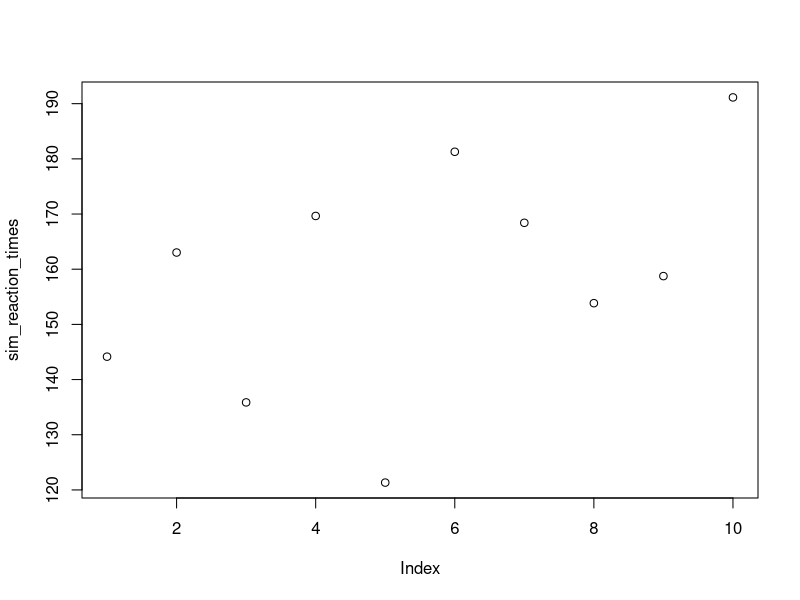
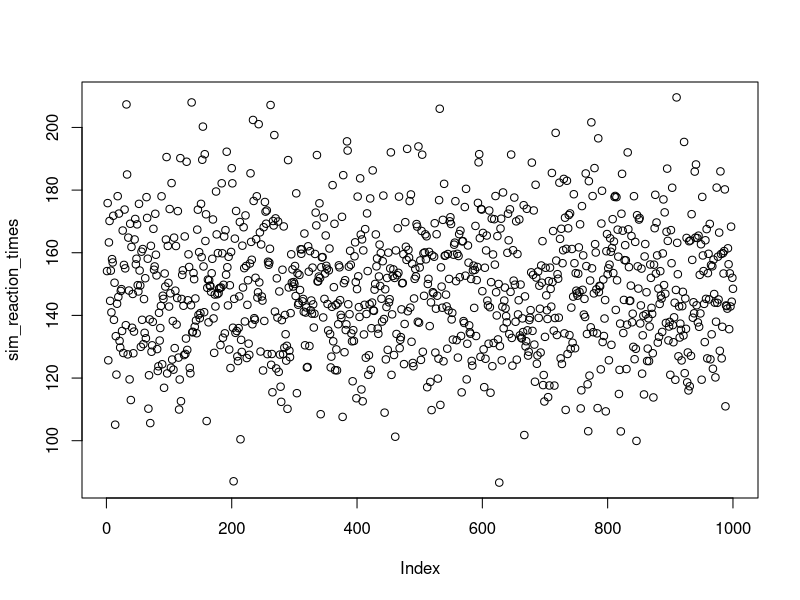
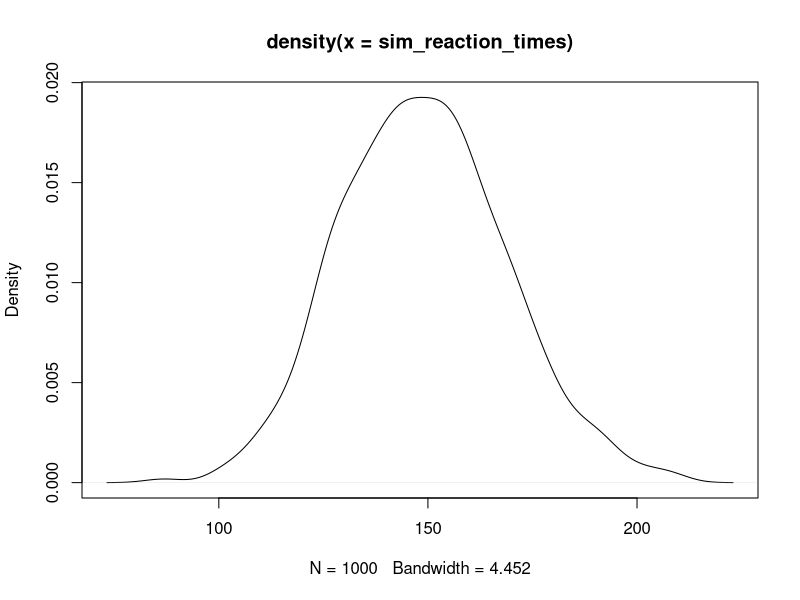
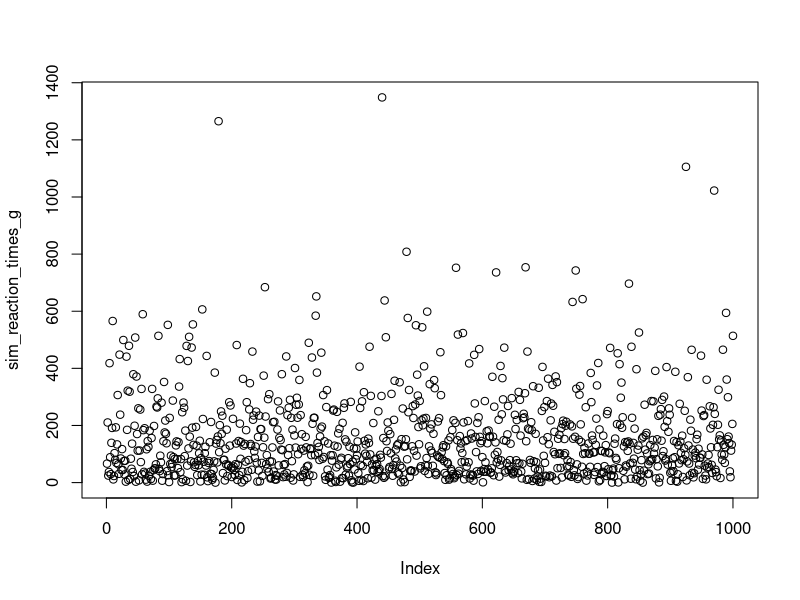
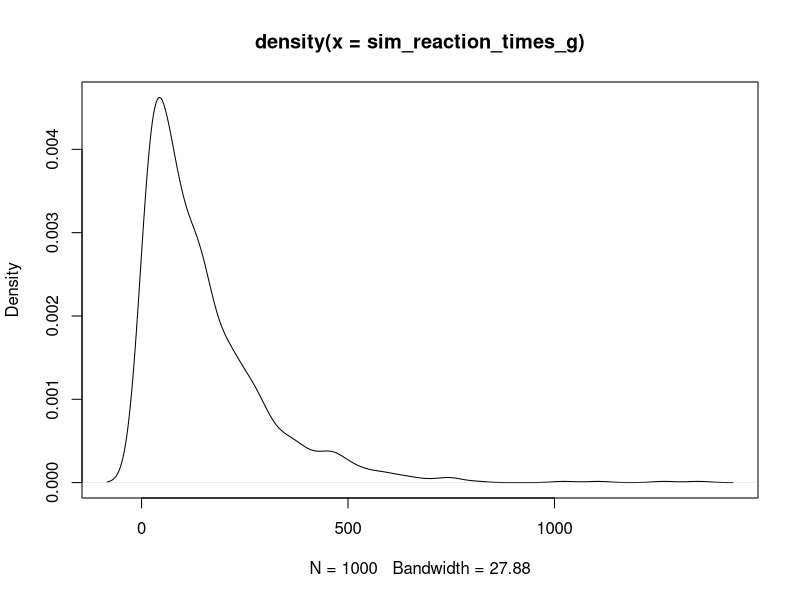

Write R code to recreate these figures, in order.
## ---- chunk 1
heights1 <- c(170,178,162,166,183,185) #a vector of heights in cms

(170 + 178 + 162 + 166 + 183 + 185) * (1 / 6) #calculating the mean explicitly

sum(heights1) * (1 / length(heights1)) #using sum() and length() functions

mean(heights1) #using the mean() function directly
## ---- chunk 2
sort(heights1) #not necessary to compute median, just for illustration
median(heights1)

heights2 <- c(170,178,162,166,183,185,155) #a vector of heights in cms
sort(heights2) #not necessary to compute median, just for illustration
median(heights2)
## ---- chunk 3

heights3 <- c(170,178,162,166,183,185,188,300) #a vector of heights in cms
mean(heights3)
median(heights3)
## ---- chunk 4
#Let's let the computer generate the data
#We will simulate reaction times (in milliseconds)
#Starting small, generating just 10 observations and telling R that the central tendency is 150 ms, with 20 ms of standard deviation

sim_reaction_times <- rnorm(n = 10, mean = 150, sd = 20) #sample 1000 times from a Normal distribution with mean 150 and sd of 20
sim_reaction_times #look at what reaction times we sampled
plot(sim_reaction_times) #visualize the reaction times we sampled

mean(sim_reaction_times) #calculate their mean
median(sim_reaction_times) #calculate their median


#The same thing, but now with 1000 observations sampled

sim_reaction_times <- rnorm(n = 1000, mean = 150, sd = 20) #sample 1000 times from a Normal distribution with mean 150 and sd of 20
plot(sim_reaction_times) #visualize the reaction times we sampled

mean(sim_reaction_times) #calculate their mean
median(sim_reaction_times) #calculate their median

plot(density(sim_reaction_times))

#Changing the generating distribution
sim_reaction_times_g <- rgamma(n = 1000, shape=1, scale=150) #sample 1000 times from a Gamma distribution with mean 150 and sd of 20

plot(sim_reaction_times_g)

mean(sim_reaction_times_g)
median(sim_reaction_times_g)

plot(density(sim_reaction_times_g))
## ---- chunk 5
heights1
var(heights1)
sd(heights1) #the same as sqrt(var(heights))

#Unpacking variance and standard deviation
x_bar <- mean(heights1) #we assign this number to a variable named x_bar
x_bar

dev_heights <- heights1 - x_bar #deviations of each height from the mean
dev_heights

squared_dev_heights <- dev_heights**2 #squared deviations from the mean
squared_dev_heights

sum_squared_dev_heights <- sum(squared_dev_heights) #sum of the squared deviations
sum_squared_dev_heights

var_heights <- ( 1 / (length(heights1)-1) ) * sum_squared_dev_heights #divide by number of observations - 1
var_heights

sqrt(var_heights) #square root of the variance = std
## ---- chunk 6
sessionInfo()
